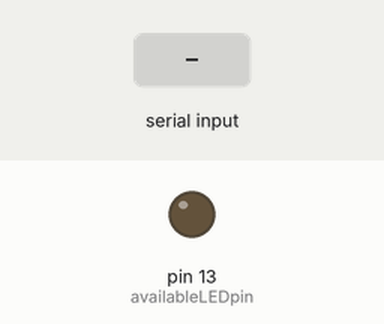
This sketch was run on a simulated Arduino Uno, built with avr-gcc and run on an emulated ATmega328P. Parts: output pins drawn as LEDs (lit = HIGH). Inputs (shaded band) come from the test bench. What the sketch prints to the serial monitor is not drawn.

Above: at 1.2 s.
1.3 s: "1" received over the second serial link
Timing chart, 0 to 4.3 s (numbered marks = the images above; inputs shaded):
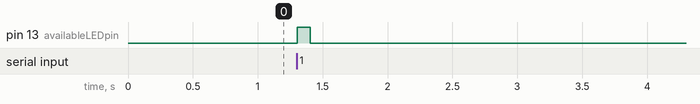

Measured:
- after the input at 1.3 s, pin 13 (availableLEDpin): LOW → HIGH at once, → LOW 0.10 s later

The sketch:

BluetoothSoftwareSerial.ino.ino
```cpp
#include <SoftwareSerial.h>
#include <String.h>

int availableLEDpin = 13;
SoftwareSerial hc_08(9,10); // RX-9, TX-10

void setup() {
  pinMode(availableLEDpin, OUTPUT);
  Serial.begin(9600);
  hc_08.begin(9600);
}

void loop() {
  hc_08.listen();
  if (hc_08.available()) {
    //Serial.print((char)(hc_08.read()));
    Serial.write((hc_08.read()));
    hc_08.write("char\n");
    digitalWrite(availableLEDpin, HIGH);
  }
  else {
    digitalWrite(availableLEDpin, LOW);
    Serial.println();
  }
  delay(100);
}
```
